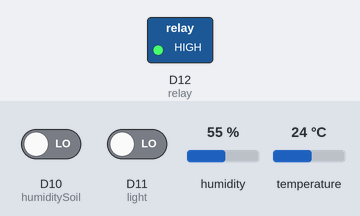
Recording of a sketch running on a simulated Arduino MKR. On the bench: switched loads named in the sketch (green lamp = pin HIGH). The inputs (shaded band) are chosen by the test bench; at power-on: D10 (humiditySoil) LOW, D11 (light) LOW, humidity 55 %, temperature 24 °C. What the sketch prints to the serial monitor is not drawn.

Above: at 1.5 s.
At 5.0 s:
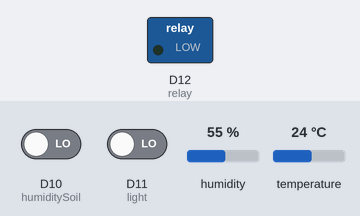
Timing chart, 0 to 9.1 s (numbered marks = the images above):
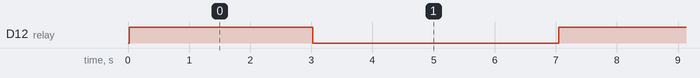

Measured:
- by itself, D12 (relay): alternates HIGH for 3.0 s and LOW for 4.0 s

The sketch:

sensorOverall.ino
```cpp
#include <SPI.h>
#include <WiFiNINA.h>
#include <dht11.h>
#include <ArduinoMqttClient.h>

#define DHT11PIN 13
#define relay 12
#define light 11
#define humiditySoil 10

int lightValue;
int soilHumdidity;

dht11 DHT11;

void setup()
{
  Serial.begin(9600);

  pinMode(relay, OUTPUT);
  pinMode(light, INPUT);
  pinMode(humiditySoil, INPUT);

}

void loop()
{
  int check = DHT11.read(DHT11PIN);

  Serial.print("Humidity (%): ");
  Serial.println((float)DHT11.humidity, 2);

  Serial.print("Temperature (C): ");
  Serial.println((float)DHT11.temperature, 2);

  lightValue = digitalRead(light);
  Serial.print("Light value: ");
  Serial.println(lightValue);

  soilHumdidity = digitalRead(humiditySoil);
  Serial.print("Soil Humidity: ");
  Serial.println(soilHumdidity);

  digitalWrite(relay, HIGH);
  delay(3000);
  digitalWrite(relay, LOW);

  delay(4000);
}
```
